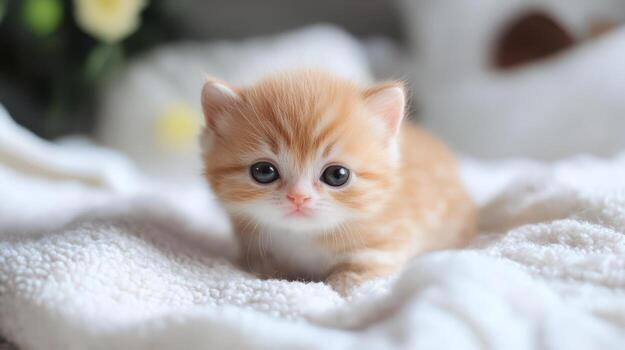
#> input picture computer_vision/opencv/photos/cat.jpeg, 625 x 350 px, found by its file name
$ python 9_stability_test.py
#> lines starting #> are read from the running program, lines starting #| are printed output that depends on the picture; after the words box and inside, x2 and y2 are one past the last pixel; in counts of white or black regions, pixels touching at a corner belong together
import cv2 as cv
import numpy as np

SCENE_MOTION_LIMIT = 0.15
THRESHOLD = 10

# load the orignal ref image
ref_img = cv.imread("computer_vision/opencv/photos/cat.jpeg")
#> ref_img is the input picture: shape (350, 625, 3); mean B, G, R 168, 169.5, 173
ref_gray = cv.cvtColor(ref_img, cv.COLOR_BGR2GRAY)
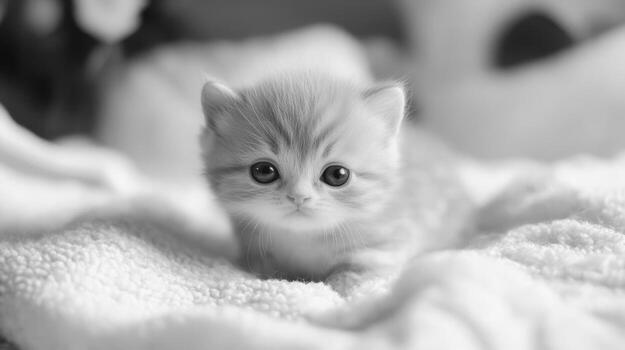
#> ref_gray: shape (350, 625); min 9, max 251, mean 170.4
ref_blur = cv.GaussianBlur(ref_gray, (21,21), 0)

# mock disrupted frame since we dont have the cctv camera yet
disrupted_img = ref_img.copy()
h, w, _ = disrupted_img.shape
#> h = 350; w = 625
cv.rectangle(disrupted_img, (50, 50), (w - 50, h- 50), (255, 255, 255), -1)
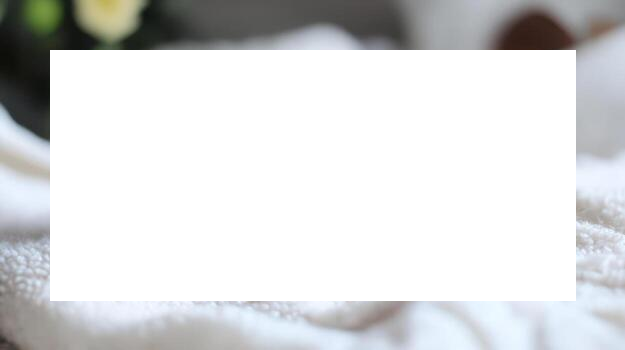
#> disrupted_img: shape (350, 625, 3); mean B, G, R 218.5, 217.7, 216.6

# process the disrupted frame through your pipeline steps
live_gray = cv.cvtColor(disrupted_img, cv.COLOR_BGR2GRAY)
live_blur = cv.GaussianBlur(live_gray, (21, 21), 0)
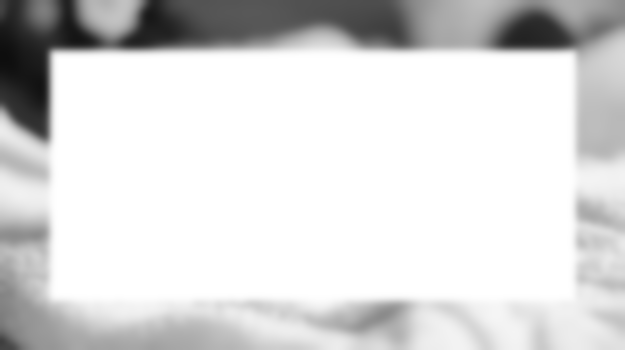
#> live_blur: shape (350, 625); min 14, max 255, mean 217.5

# subtracts the entire live frame from your pristine baseline laboratory image
full_dif = cv.absdiff(ref_blur, live_blur)
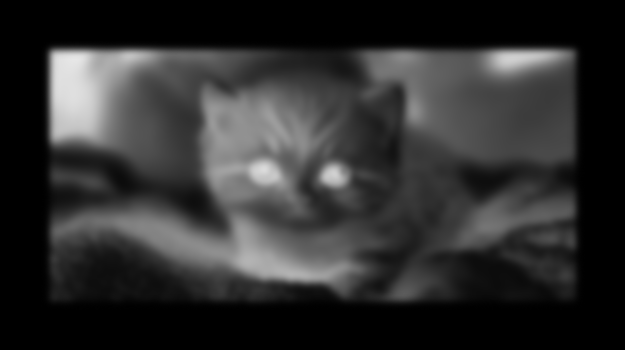
#> full_dif: shape (350, 625); min 0, max 231, mean 47.1

# takes your grayscale difference map (full_diff) and converts it into a clean, black-and-white image mask called a Binary Image.
# cv2.threshold = looks at every pixel in the difference map (0 - no change, 1+ - drastic change)
# THRESHOLD:
#       pixel value < 10 no change => black
#       pixel value > 10 change => white
# _ = cv2.threshold always returns 2 pieces of data (optimal threshold value used and actual output image matrix), we already
# know threshold = 10 so throwaway the first parameter
_, full_thr = cv.threshold(full_dif, THRESHOLD, 255, cv.THRESH_BINARY)
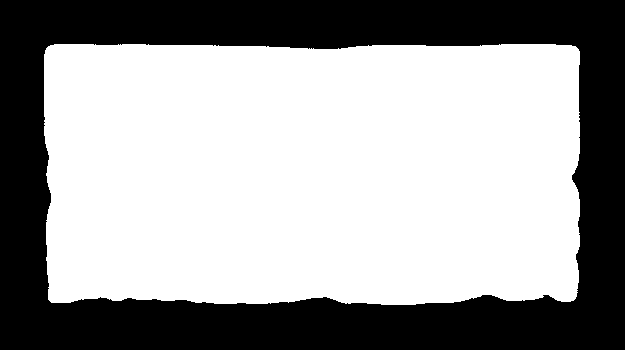
#> full_thr: shape (350, 625); 62.2% white; 1 black region, box (x1, y1, x2, y2) and area: (0, 0, 625, 350) 82621

total_pixels = w * h
#> total_pixels = 218750
changed_pixels = cv.countNonZero(full_thr)
#> changed_pixels = 136129
motion_pct = changed_pixels / total_pixels
#> motion_pct = 0.622

print("="*60)
print(f"Total room matrix pixels: {total_pixels}")
#| Total room matrix pixels: 218750
print(f"Mutated white pixels counted: {changed_pixels}")
#| Mutated white pixels counted: 136129
print(f"Computed global motion ratio: {motion_pct:.2f}")
#| Computed global motion ratio: 0.62

if motion_pct > SCENE_MOTION_LIMIT:
    print("🚨 [STATUS] STATE UNSTABLE! Object tracking skipped to prevent false alarms.")
else:
    print("🟢 [STATUS] STATE STABLE. Proceeding to target ROI zone isolation.")
print("="*60)

cv.imshow("Original reference image", ref_img)
cv.imshow("Disrupted image", disrupted_img)
cv.imshow("Simulated Disruption (Matrix Change)", full_thr)
cv.waitKey(0)
cv.destroyAllWindows()

$ run again, with computer_vision/opencv/photos/bgr_sample.jpg copied over computer_vision/opencv/photos/cat.jpeg
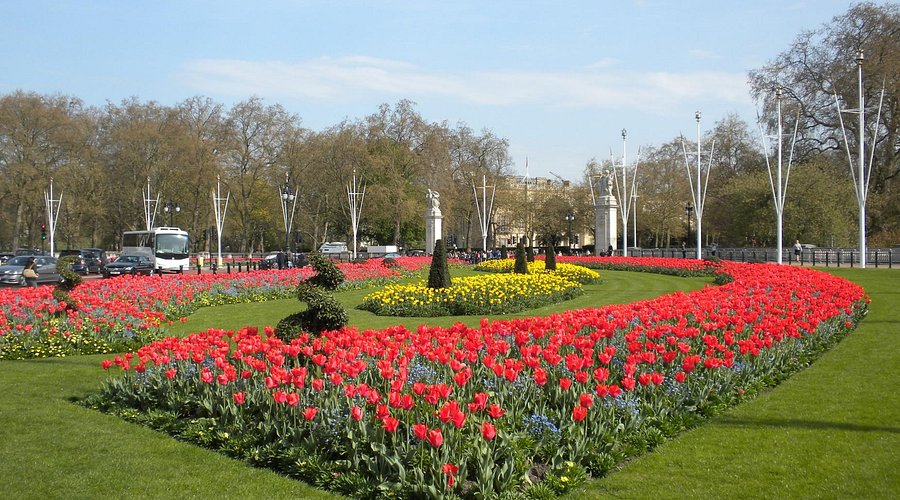
#> input picture computer_vision/opencv/photos/bgr_sample.jpg, 900 x 500 px, found by its file name
#> ref_img is the input picture: shape (500, 900, 3); mean B, G, R 107.1, 127.1, 135.6
#> `full_dif = cv.absdiff(ref_blur, live_blur)`:
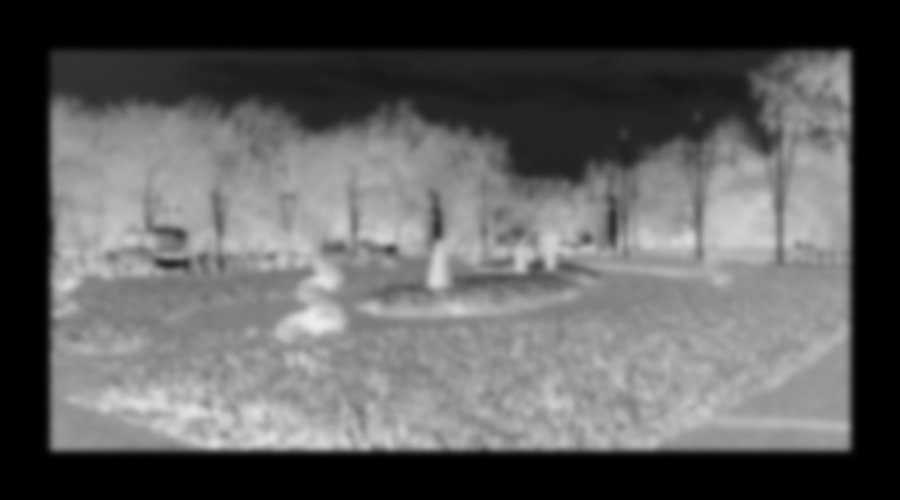
#> full_dif: shape (500, 900); min 0, max 236, mean 93.3
#> `_, full_thr = cv.threshold(full_dif, THRESHOLD, 255, cv.THRESH_BINARY)`:
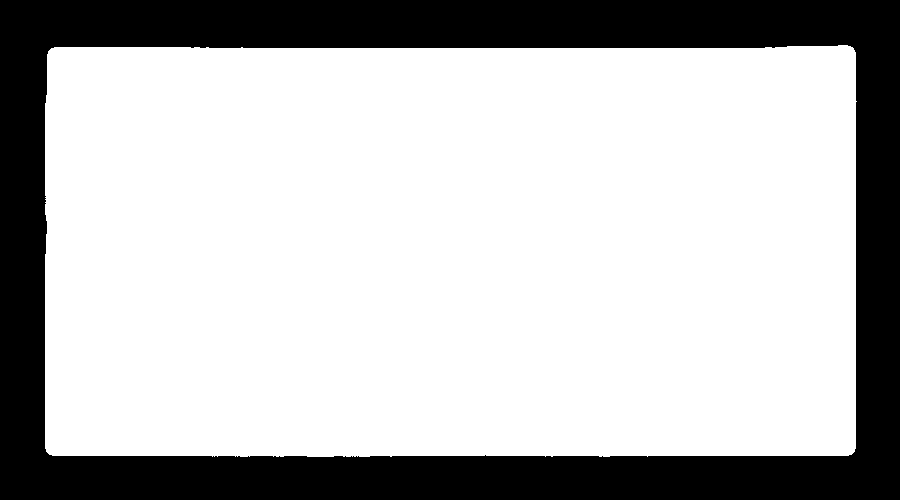
#> full_thr: shape (500, 900); 73.6% white; 1 black region, box (x1, y1, x2, y2) and area: (0, 0, 900, 500) 118933
#> changed_pixels = 331067
#> motion_pct = 0.736
#| Total room matrix pixels: 450000
#| Mutated white pixels counted: 331067
#| Computed global motion ratio: 0.74

$ run again, with computer_vision/opencv/photos/group1.jpg copied over computer_vision/opencv/photos/cat.jpeg
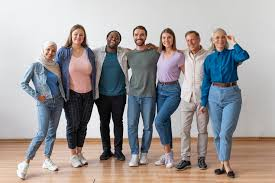
#> input picture computer_vision/opencv/photos/group1.jpg, 275 x 183 px, found by its file name
#> ref_img is the input picture: shape (183, 275, 3); mean B, G, R 154.1, 153.9, 158.5
#> `live_blur = cv.GaussianBlur(live_gray, (21, 21), 0)`:
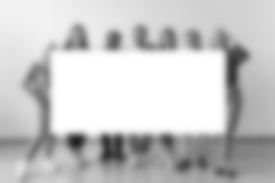
#> live_blur: shape (183, 275); min 31, max 255, mean 198.9
#> `_, full_thr = cv.threshold(full_dif, THRESHOLD, 255, cv.THRESH_BINARY)`:
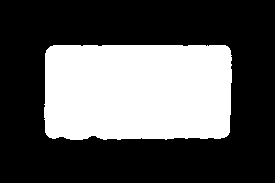
#> full_thr: shape (183, 275); 34.5% white; 1 white region, box (x1, y1, x2, y2) and area: (44, 45, 232, 140) 17358
#> changed_pixels = 17358
#> motion_pct = 0.345
#| Total room matrix pixels: 50325
#| Mutated white pixels counted: 17358
#| Computed global motion ratio: 0.34
